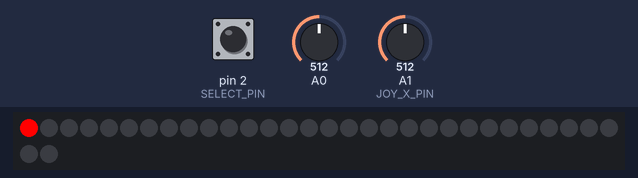
The sketch below on a simulated Arduino Nano, built with avr-gcc and run on an emulated ATmega328P. Parts: 32 RGB LEDs in strip order, left to right, continuing on the next row. Wiring (inferred from the names in the program): WS2812 LEDs: data pin 6. Inputs (shaded band) come from the test bench; at power-on: A0 = 512, pin 2 (SELECT_PIN) HIGH, A1 (JOY_X_PIN) = 512.

Above: at 0.87 s.
1.3 s: A0 set to 586
2.8 s: A0 set to 607
4.4 s: A0 set to 0
At 6.81 s:
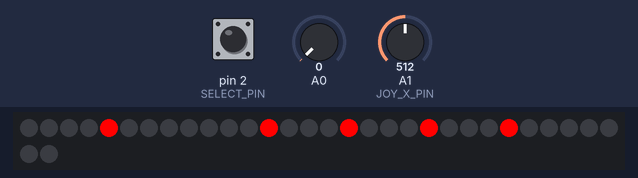
7.2 s: pin 2 (SELECT_PIN) pulled LOW for 3.2 s
Timing chart, 0 to 10.2 s (numbered marks = the images above; inputs shaded):
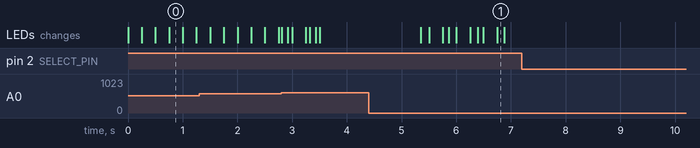

Measured:
- after the input at 4.4 s, the LEDs: first change after 0.95 s (image 1 shows a later state)
- after the input at 7.2 s, every drawn part: stays the same

The sketch:

sketch.ino
```cpp
#include <avr/io.h>
#include <avr/interrupt.h>

#define LED_PIN      6
#define SELECT_PIN   2
#define JOY_X_PIN    1
#define JOY_Y_PIN    0

#define MATRIX_COLS  4
#define MATRIX_ROWS  8
#define NUM_LEDS     (MATRIX_COLS * MATRIX_ROWS)

const int thresholdHigh = 600;
const int thresholdLow  = 400;

const unsigned long blinkInterval = 125;
const unsigned long initialMoveDelay = 1000;
const unsigned long repeatMoveDelay  = 500;
const unsigned long buttonHoldThreshold = 1000;

volatile uint8_t displayBuffer[NUM_LEDS * 3];
uint8_t canvas[NUM_LEDS * 3];

int pencilX = 0, pencilY = 0;
bool blinkState = false;
unsigned long lastBlinkTime = 0;

uint8_t pencilR = 255, pencilG = 0, pencilB = 0;

unsigned long lastMoveTime = 0;
unsigned long moveHoldStart = 0;

bool lastButtonState = HIGH;
unsigned long buttonPressTime = 0;

bool setupMode = false;

// Definisco Macro per controllo PIN
#define scritturaPin(port, pins, value) if(value == HIGH)((port) |= (pins)); else ((port) &= ~(pins))
#define letturaPin(port, pin) ((port & (1 << pin)) != 0)

// imposto ADC per lettura analogica
void setupADC() {
    ADMUX = (1 << REFS0);
    ADCSRA = (1 << ADEN) | (1 << ADPS2) | (1 << ADPS1) | (1 << ADPS0);
}

// Setup dei PIN
void setupPins() {
    DDRD |= (1 << LED_PIN);
    DDRD &= ~(1 << SELECT_PIN);
    PORTD |= (1 << SELECT_PIN);

    DDRC &= ~((1 << JOY_X_PIN) | (1 << JOY_Y_PIN));
    PORTC |= (1 << JOY_X_PIN) | (1 << JOY_Y_PIN);
}

// Lettura analogica diretta
uint16_t readAnalog(uint8_t pin) {
    ADMUX = (1 << REFS0) | pin;
    ADCSRA |= (1 << ADSC);
    while (ADCSRA & (1 << ADSC));
    return ADC;
}

int getIndex(int x, int y) {
    return y * MATRIX_COLS + x;
}

// Aggiornamento del buffer display
void updateDisplayBuffer() {
    for (int i = 0; i < NUM_LEDS * 3; i++) {
        displayBuffer[i] = canvas[i];
    }
    int idx = getIndex(pencilX, pencilY);
    if (blinkState) {
        displayBuffer[idx * 3 + 0] = pencilG;
        displayBuffer[idx * 3 + 1] = pencilR;
        displayBuffer[idx * 3 + 2] = pencilB;
    }
}


void setupTimer2() {
    TCCR2A = 0;  // Modalità normale
    TCCR2B = (1 << CS22) | (1 << CS21); // Prescaler 256 (overflow ogni ~16ms)
    TIMSK2 = (1 << TOIE2);  // Abilita interrupt di overflow
}
ISR(TIMER2_OVF_vect) {
    static uint8_t blinkCount = 0;
    static uint8_t moveCount = 0;
    static uint16_t buttonPressCount = 0;
    static bool buttonPressed = false;

    // Lampeggio a 4Hz (ogni 61 overflow ≈ 250ms)
    blinkCount++;
    if (blinkCount >= 61) {
        blinkState = !blinkState;
        updateDisplayBuffer();
        blinkCount = 0;
    }

    // Movimento cursore ogni 125ms (31 overflow)
    moveCount++;
    if (moveCount >= 31) {
        checkJoystickMovement();
        moveCount = 0;
    }

    // Controllo pressione pulsante per setupMode
    if (!letturaPin(PIND, SELECT_PIN)) {  // Se il pulsante è premuto
        buttonPressCount++;  // Incrementa il tempo di pressione
        buttonPressed = true;
    } else {
        if (buttonPressed) {  // Se il pulsante viene rilasciato
            if (buttonPressCount >= (1000 / 4.096)) {  // Pressione lunga (>1s)
                setupMode = !setupMode;  // Cambia modalità
            } else {  // Pressione breve
                if (!setupMode) {
                    writePixel();
                } else {
                    setupMode = false;
                }
            }
            buttonPressCount = 0;
            buttonPressed = false;
        }
    }
    if (setupMode) {
        int joyX = readAnalog(JOY_X_PIN);
        int joyY = readAnalog(JOY_Y_PIN);
        adjustPencilColor(joyX, joyY);  // Cambia colore del pennello
    }
}


void checkJoystickMovement() {
    // Solo se non siamo in setupMode, il movimento è attivo
    if (setupMode) {
        return;  // Ignora il movimento del joystick in modalità setupMode
    }

    int joyX = readAnalog(JOY_X_PIN);
    int joyY = readAnalog(JOY_Y_PIN);

    int dx = (joyX > thresholdHigh) - (joyX < thresholdLow);
    int dy = (joyY > thresholdHigh) - (joyY < thresholdLow);

    if (dx || dy) {
        pencilX = pencilX + dx;
        pencilY = pencilY + dy;
    }
}


#define PORT_LED PORTD
#define DDR_LED DDRD
#define NBIT 6  // Pin di output su PD6

void showStrip(uint8_t nb, uint8_t *vp) {
    DDR_LED |= (1 << NBIT); // Imposta il pin come output
    PORT_LED &= ~(1 << NBIT); // Assicura che il pin sia LOW all'inizio
    cli(); // Disabilita gli interrupt per evitare interferenze

    asm volatile (
        "lwhile0:\n\t"  // Ciclo esterno per caricamento byte
        "ld r24, %a[vp]+ \n\t"  // (c2) Carico prossimo byte
        "ldi r25, 8 \n\t"  // (c1) e contatore bit

        "lwhile:\n\t"  // Ciclo interno analisi bit
        "sbi %[port],%[nbit] \n\t"  // (c1) Imposta a 1 il pin di port bit;
        "nop\n\t nop\n\t nop\n\t nop\n\t"  // [attendi 4 cicli] (per arrivare a 7 cicli)
        "sbrs r24, 7 \n\t"  // (c1) Test bit 7, skip se 1
        "cbi %[port],%[nbit] \n\t"  // (c1) Imposta a 0 il pin di port bit;
        "add r24, r24 \n\t"  // (c1) Shift a sinistra un bit
        "subi r25, 1 \n\t"  // (c1) Decremento contatore bit
        "breq vnextb \n\t"  // (c1) Ciclo esterno Controllo se finito
        "nop\n\t nop\n\t"  // [attendi 2 cicli] (per arrivare a 13 cicli)
        "cbi %[port],%[nbit] \n\t"  // (c1) Imposta a 0 il pin di port bit;
        "nop\n\t nop\n\t nop\n\t nop\n\t"  // [attendi 4 cicli] (per arrivare a 20 cicli)
        "rjmp lwhile \n\t"  // (c2) Torna al ciclo interno

        "vnextb:\n\t"  // Arrivo da 12 cicli
        "nop\n\t"  // [attendo 1 ciclo] (Per arrivare a 13)
        "cbi %[port],%[nbit] \n\t"  // (c1) Imposta a 0 il pin di port bit;
        "subi %[nb], 1 \n\t"  // (c1) Decremento contatore byte
        "brne lwhile0 \n\t"  // (c2) Continua il ciclo se ci sono byte rimanenti

        : [vp] "+e" (vp)  // Output list
        : [nb] "d" (nb),
          [port] "i" (_SFR_IO_ADDR(PORT_LED)),
          [nbit] "i" (NBIT)
        : "r24", "r25"
    );

    sei(); // Riabilita gli interrupt dopo la trasmissione
     DDR_LED &= ~(1 << NBIT); // Ritorna a input per sicurezza
}


// Scrittura di un pixel sulla matrice
void writePixel() {
    int idx = getIndex(pencilX, pencilY);
    canvas[idx * 3 + 0] = pencilG;
    canvas[idx * 3 + 1] = pencilR;
    canvas[idx * 3 + 2] = pencilB;
}

// Pulizia della matrice
void clearCanvas() {
    for (int i = 0; i < NUM_LEDS * 3; i++) {
        canvas[i] = 0;
    }
}
void handleButtonPress(uint16_t pressDuration) {
    if (pressDuration < (1000 / 4.096)) {  // Pressione breve (<1000ms)
        if (!setupMode) {
            writePixel();
        } else {
            setupMode = false;
        }
    } else {  // Pressione lunga (>1000ms)
        setupMode = !setupMode;
    }
}


// Gestione del colore del pennello in modalità setup
void adjustPencilColor(int joyX, int joyY) {
  // Logica per l'aumento e la diminuzione del rosso (Nord-Ovest / Sud-Est)
  if (joyX < thresholdLow && joyY > thresholdHigh) { // Nord-Ovest (Rosso aumenta)
    pencilR = (pencilR + 5 > 255) ? 255 : pencilR + 5;
  } else if (joyX > thresholdHigh && joyY < thresholdLow) { // Sud-Est (Rosso diminuisce)
    pencilR = (pencilR < 5) ? 0 : pencilR - 5;
  }

  // Logica per l'aumento e la diminuzione del verde (Nord / Sud)
  if (joyY > thresholdHigh) { // Nord (Verde aumenta)
    pencilG = (pencilG + 5 > 255) ? 255 : pencilG + 5;
  } else if (joyY < thresholdLow) { // Sud (Verde diminuisce)
    pencilG = (pencilG < 5) ? 0 : pencilG - 5;
  }

  // Logica per l'aumento e la diminuzione del blu (Nord-Est / Sud-Ovest)
  if (joyX > thresholdHigh && joyY > thresholdHigh) { // Nord-Est (Blu aumenta)
    pencilB = (pencilB + 5 > 255) ? 255 : pencilB + 5;
  } else if (joyX < thresholdLow && joyY < thresholdLow) { // Sud-Ovest (Blu diminuisce)
    pencilB = (pencilB < 5) ? 0 : pencilB - 5;
  }
}

void setup() {
    setupPins();
    setupADC();
    setupTimer2();
    clearCanvas();
    pencilX = 0;
    pencilY = 0;
    lastMoveTime = 0;
    moveHoldStart = 0;
    lastButtonState = letturaPin(PIND, SELECT_PIN);
}

void loop() {
    // Solo in modalità non setupMode, il cursore si muove
    if (!setupMode) {
        int joyX = readAnalog(JOY_X_PIN);
        int joyY = readAnalog(JOY_Y_PIN);

        int dx = (joyX > thresholdHigh) - (joyX < thresholdLow);
        int dy = (joyY > thresholdHigh) - (joyY < thresholdLow);

        if ((dx || dy) && millis() - lastMoveTime >= repeatMoveDelay) {
            pencilX = pencilX + dx;
            pencilY = pencilY + dy;
            lastMoveTime = millis();
        }
    } else {
        // Quando siamo in setupMode, cambia solo il colore senza muovere il cursore
        int joyX = readAnalog(JOY_X_PIN);
        int joyY = readAnalog(JOY_Y_PIN);
        adjustPencilColor(joyX, joyY);  // Modifica il colore senza muovere il cursore
    }

    updateDisplayBuffer();
    showStrip(NUM_LEDS * 3, displayBuffer);
    delay(10);  // Facoltativo per stabilità
}
```
